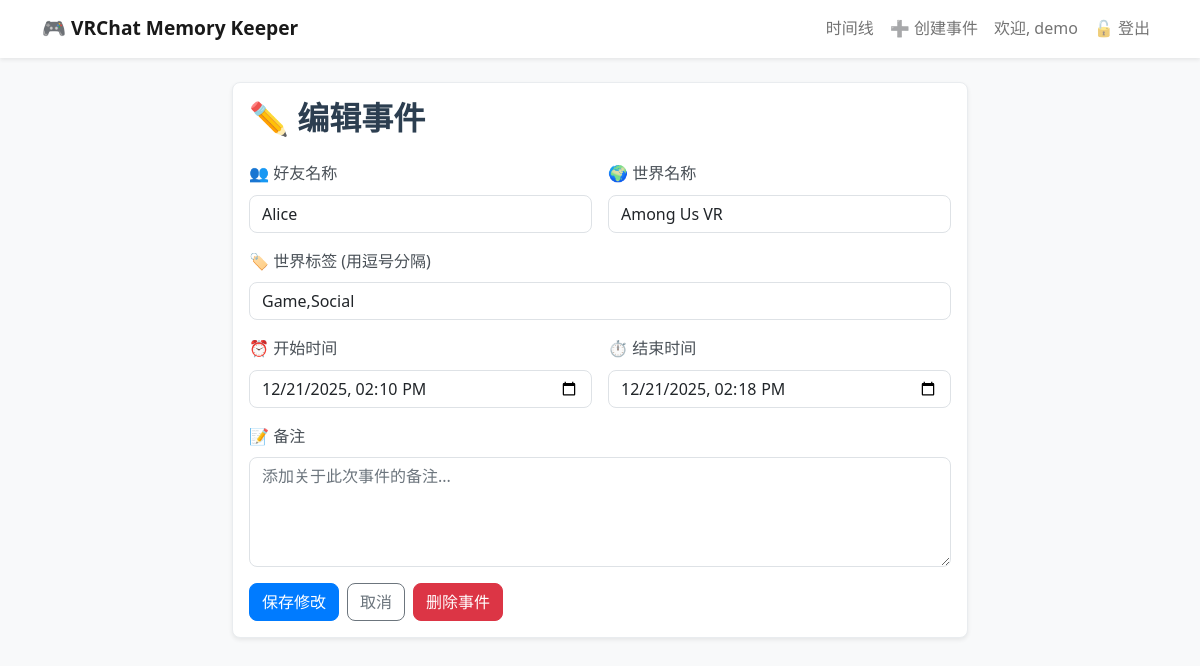
/event/1/edit (signed in), run on an earlier commit of the app's database.
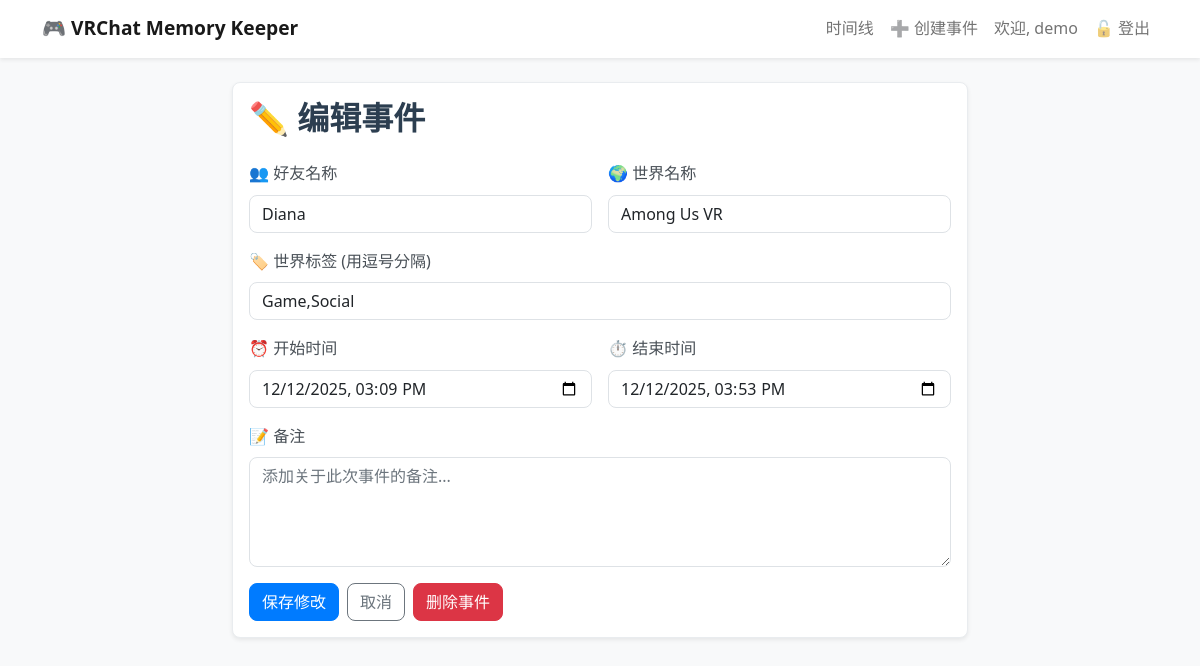
And on a later commit of the database.
### app.py (models this page shows)
class SharedEvent(db.Model):
    id = db.Column(db.Integer, primary_key=True)
    user_id = db.Column(db.Integer, db.ForeignKey('user.id'), nullable=False)
    world_id = db.Column(db.Integer, db.ForeignKey('world.id'), nullable=False)
    friend_name = db.Column(db.String(80), nullable=False)
    start_time = db.Column(db.DateTime, nullable=False)
    end_time = db.Column(db.DateTime)
    duration = db.Column(db.Integer)  # 持续时间（秒）
    notes = db.Column(db.Text, nullable=True)  # 事件备注
    likes = db.Column(db.Integer, default=0)  # 点赞数
    custom_tags = db.relationship(
        'EventTag',
        backref='event',
        lazy=True,  # 懒加载
        cascade='all, delete-orphan'  # 级联删除
    )

### app.py (the view, shortened to what this page needs)
@app.route('/event/<int:event_id>/edit', methods=['GET', 'POST'])
@login_required
def edit_event(event_id):
    event = SharedEvent.query.get_or_404(event_id)
    if event.user_id != current_user.id:
        return redirect(url_for('index'))
    event.start_time_formatted = event.start_time.strftime('%Y-%m-%dT%H:%M')
    event.end_time_formatted = event.end_time.strftime('%Y-%m-%dT%H:%M')
    return render_template('edit_event.html', event=event)

### app.py (called while the page is built)
@login_manager.user_loader
def load_user(user_id):
    return User.query.get(int(user_id))

### templates/edit_event.html
{% extends 'base.html' %}
{% block content %}
    <div class="row">
        <div class="col-lg-8 mx-auto">
            <div class="card shadow-sm">
                <div class="card-body">
                    <h2 class="card-title mb-4">✏️ 编辑事件</h2>
                    <form method="POST" action="{{ url_for('edit_event', event_id=event.id) }}">
                        <div class="row g-3">
                            <div class="col-md-6">
                                <label for="friend_name" class="form-label">👥 好友名称</label>
                                <input type="text" class="form-control" id="friend_name" name="friend_name" value="{{ event.friend_name }}" required>
                            </div>
                            <div class="col-md-6">
                                <label for="world_name" class="form-label">🌍 世界名称</label>
                                <input type="text" class="form-control" id="world_name" name="world_name" value="{{ event.world.world_name }}" required>
                            </div>
                            <div class="col-md-12">
                                <label for="world_tags" class="form-label">🏷️ 世界标签 (用逗号分隔)</label>
                                <input type="text" class="form-control" id="world_tags" name="world_tags" value="{{ event.world.tags }}" placeholder="Social,Music,Dance">
                            </div>
                            <div class="col-md-6">
                                <label for="start_time" class="form-label">⏰ 开始时间</label>
                                <input type="datetime-local" class="form-control" id="start_time" name="start_time" value="{{ event.start_time_formatted }}" required>
                            </div>
                            <div class="col-md-6">
                                <label for="end_time" class="form-label">⏱️ 结束时间</label>
                                <input type="datetime-local" class="form-control" id="end_time" name="end_time" value="{{ event.end_time_formatted }}" required>
                            </div>
                            <div class="col-md-12">
                                <label for="notes" class="form-label">📝 备注</label>
                                <textarea class="form-control" id="notes" name="notes" rows="4" placeholder="添加关于此次事件的备注...">{{ event.notes or '' }}</textarea>
                            </div>
                            <div class="col-md-12">
                                <div class="d-flex gap-2">
                                    <button type="submit" class="btn btn-primary">保存修改</button>
                                    <a href="{{ url_for('event_detail', event_id=event.id) }}" class="btn btn-outline-secondary">取消</a>
                                    <form method="POST" action="{{ url_for('delete_event', event_id=event.id) }}" class="d-inline" onsubmit="return confirm('确定要删除这个事件吗？此操作不可恢复。');">
                                        <button type="submit" class="btn btn-danger">删除事件</button>
                                    </form>
                                </div>
                            </div>
                        </div>
                    </form>
                </div>
            </div>
        </div>
    </div>
{% endblock %}

What changed in the data, as far as the page shows it:
changed SharedEvent: friend_name "Alice" → "Diana"
Also different on the page:
form field start_time: "12/21/2025 14:10" → "12/12/2025 15:09"
form field end_time: "12/21/2025 14:18" → "12/12/2025 15:53"
